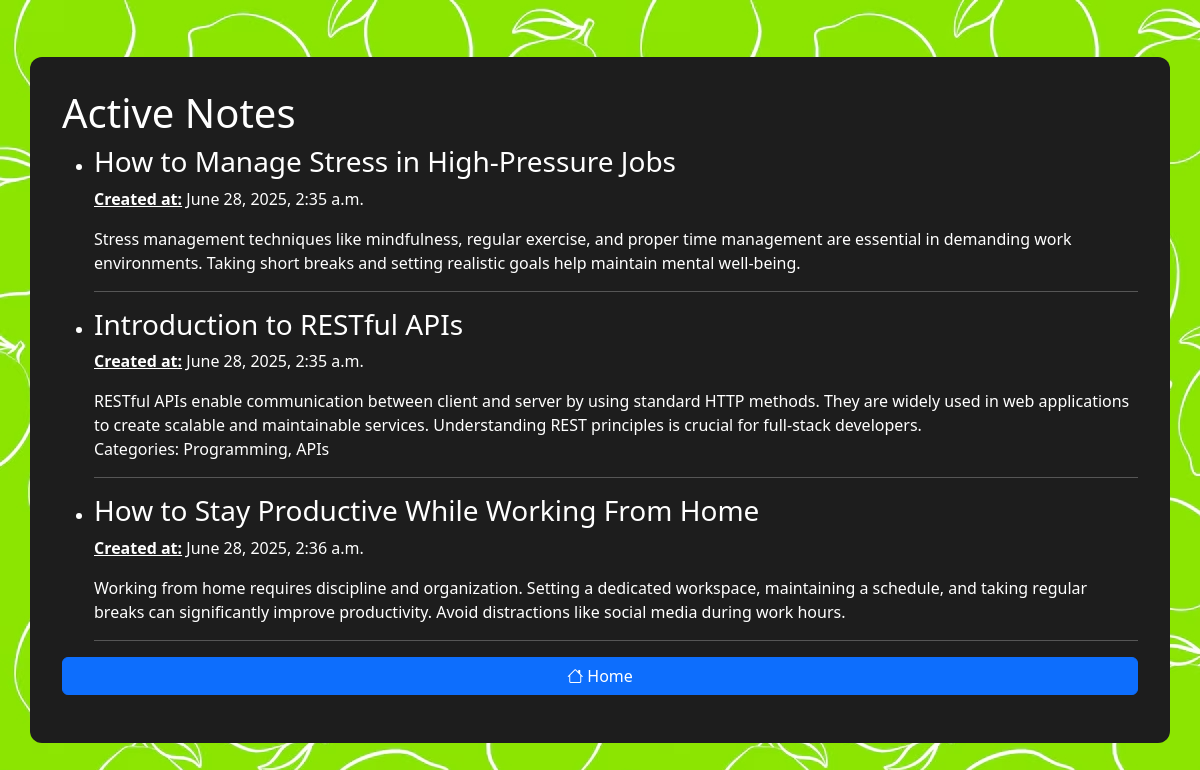
Screenshot of /list_active_view (signed in) with the database file from the repository.
### backend/models.py (models this page shows)
class Note(models.Model):
    title = models.CharField(max_length=255)
    content = models.TextField()
    is_archived = models.BooleanField(default=False)
    created_at = models.DateTimeField(auto_now_add=True)
    updated_at = models.DateTimeField(auto_now=True)
    categories = models.ManyToManyField(Category, blank=True)
    user = models.ForeignKey(User, on_delete=models.CASCADE)

### backend/views.py (the view)
# urls.py: path('list_active_view', ListActiveView.as_view(), name='list_active_view'),  # List active (non-archived) notes
@method_decorator(login_required, name='dispatch')
class ListActiveView(View):
    def get(self, request):
        notes = get_active_notes(request.user)
        return render(request, 'backend/list_notes.html', {'notes': notes,'type': "Active"})

### backend/repositories.py (called while the page is built)
def active_notes(user):
    return Note.objects.filter(user=user, is_archived=False)

### backend/services.py (called while the page is built)
def get_active_notes(user):
    return active_notes(user)

### frontend/templates/backend/list_notes.html
{% extends "backend/base.html" %}
{% block body %}
<div class="container">
<h1>{{ type }} Notes</h1>
{% if notes %}
    <ul>
    {% for note in notes %}
        <li>
            <h3>{{ note.title }}</h3>
            <p><b><u>Created at:</u></b> {{ note.created_at }}</p>
            <p>{{ note.content|linebreaks }}</p>
        </li>
        <hr>
    {% endfor %}
    </ul>
{% else %}
    <p>You don't have any {{ type }} notes</p>
{% endif %}
<p><a class="btn btn-primary" style="width:100%" href="{% url 'home' %}"><i class="bi bi-house"></i> Home</a></p>
</div>
{% endblock %}

### frontend/static/css/style.css (style rules this page uses)
body { margin: 0; padding: 0; background-image: url('../img/background.jpg'); min-height: 100vh; display: flex; justify-content: center; align-items: center; }
.container { background-color: #1d1d1d; color: white; padding: 2rem; margin: 1rem auto; border-radius: 12px; max-width: 95vw; }

### rows the page displays
Note: title "How to Manage Stress in High-Pressure Jobs", created_at "June 28, 2025, 2:35 a.m.", content "Stress management techniques like mindfulness, regular exercise, and proper time management are essential in demanding work environments. Taking short breaks and setting realistic goals help maintain mental well-being."
Note: title "Introduction to RESTful APIs", created_at "June 28, 2025, 2:35 a.m.", content "RESTful APIs enable communication between client and server by using standard HTTP methods. They are widely used in web applications to create scalable and maintainable services. Understanding REST principles is crucial for full-stack developers. Categories: Programming, APIs"
Note: title "How to Stay Productive While Working From Home", created_at "June 28, 2025, 2:36 a.m.", content "Working from home requires discipline and organization. Setting a dedicated workspace, maintaining a schedule, and taking regular breaks can significantly improve productivity. Avoid distractions like social media during work hours."

### other values shown
{{ type }} "Active"
